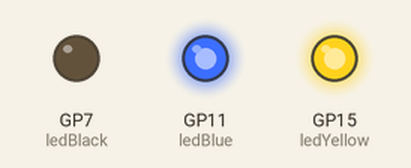
This program was run on a simulated Raspberry Pi Pico running MicroPython. Parts: output pins drawn as LEDs (lit = HIGH).

Above: at 0.05 s.
At 2.8 s:
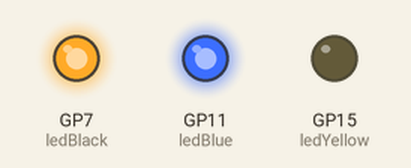
Timing chart, 0 to 3.1 s (numbered marks = the images above):
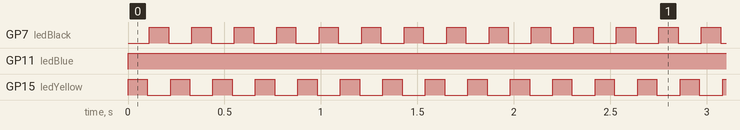

Measured:
- by itself, GP7 (ledBlack), GP15 (ledYellow): alternates HIGH for 0.10 s and LOW for 0.12 s
- by itself, GP11 (ledBlue): LOW → HIGH at 0.00 s

The program:

blinking_the_3rdparty_led_for_main.py
```python
'''
Save to main.py to properly test

Saving this as main.py means that any files automatically runs when the pico is plugged'''

from machine import Pin
from time import sleep

ledYellow = Pin(15, Pin.OUT)
ledBlue = Pin(11, Pin.OUT)
ledBlack = Pin(7, Pin.OUT)

while True:
    ledYellow.on()
    ledBlue.on()
    sleep(0.1)
    ledYellow.off()
    sleep(0.01)
    #ledBlue.on()
    #sleep(0.1)
    #ledBlue.off()
    #sleep(0.01)
    ledBlack.on()
    sleep(0.1)
    ledBlack.off()
    sleep(0.01)
```
